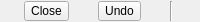
<?xml version="1.0" encoding="UTF-8"?>
<ui version="4.0" stdsetdef="1">
  <resources><include location="../../../res/extui/extui.qrc"/></resources><author></author>
  <comment></comment>
  <exportmacro></exportmacro>
  <class>QG_LineOptions</class>
  <widget class="QWidget" name="QG_LineOptions">
    <property name="geometry">
      <rect>
        <x>0</x>
        <y>1</y>
        <width>200</width>
        <height>22</height>
      </rect>
    </property>
    <property name="sizePolicy">
      <sizepolicy>
        <hsizetype>4</hsizetype>
        <vsizetype>5</vsizetype>
        <horstretch>0</horstretch>
        <verstretch>0</verstretch>
      </sizepolicy>
    </property>
    <property name="minimumSize">
      <size>
        <width>200</width>
        <height>22</height>
      </size>
    </property>
    <property name="maximumSize">
      <size>
        <width>280</width>
        <height>22</height>
      </size>
    </property>
    <property name="windowTitle">
      <string>Line Options</string>
    </property>
    <layout class="QHBoxLayout">
      <property name="margin">
        <number>1</number>
      </property>
      <item>
        <widget class="QToolButton" name="bClose">
          <property name="text">
            <string>Close</string>
          </property>
        </widget>
      </item>
      <item>
        <widget class="QToolButton" name="bUndo">
          <property name="text">
            <string>Undo</string>
          </property>
        </widget>
      </item>
      <item>
        <widget class="Line" name="sep1">
          <property name="sizePolicy">
            <sizepolicy>
              <hsizetype>0</hsizetype>
              <vsizetype>1</vsizetype>
              <horstretch>0</horstretch>
              <verstretch>0</verstretch>
            </sizepolicy>
          </property>
          <property name="frameShape">
            <enum>QFrame::VLine</enum>
          </property>
          <property name="frameShadow">
            <enum>QFrame::Sunken</enum>
          </property>
        </widget>
      </item>
    </layout>
  </widget>
  <layoutdefault spacing="6" margin="11"/>
  <connections>
    <connection>
      <sender>bClose</sender>
      <signal>clicked()</signal>
      <receiver>QG_LineOptions</receiver>
      <slot>close()</slot>
    </connection>
    <connection>
      <sender>bUndo</sender>
      <signal>clicked()</signal>
      <receiver>QG_LineOptions</receiver>
      <slot>undo()</slot>
    </connection>
  </connections>
</ui>
